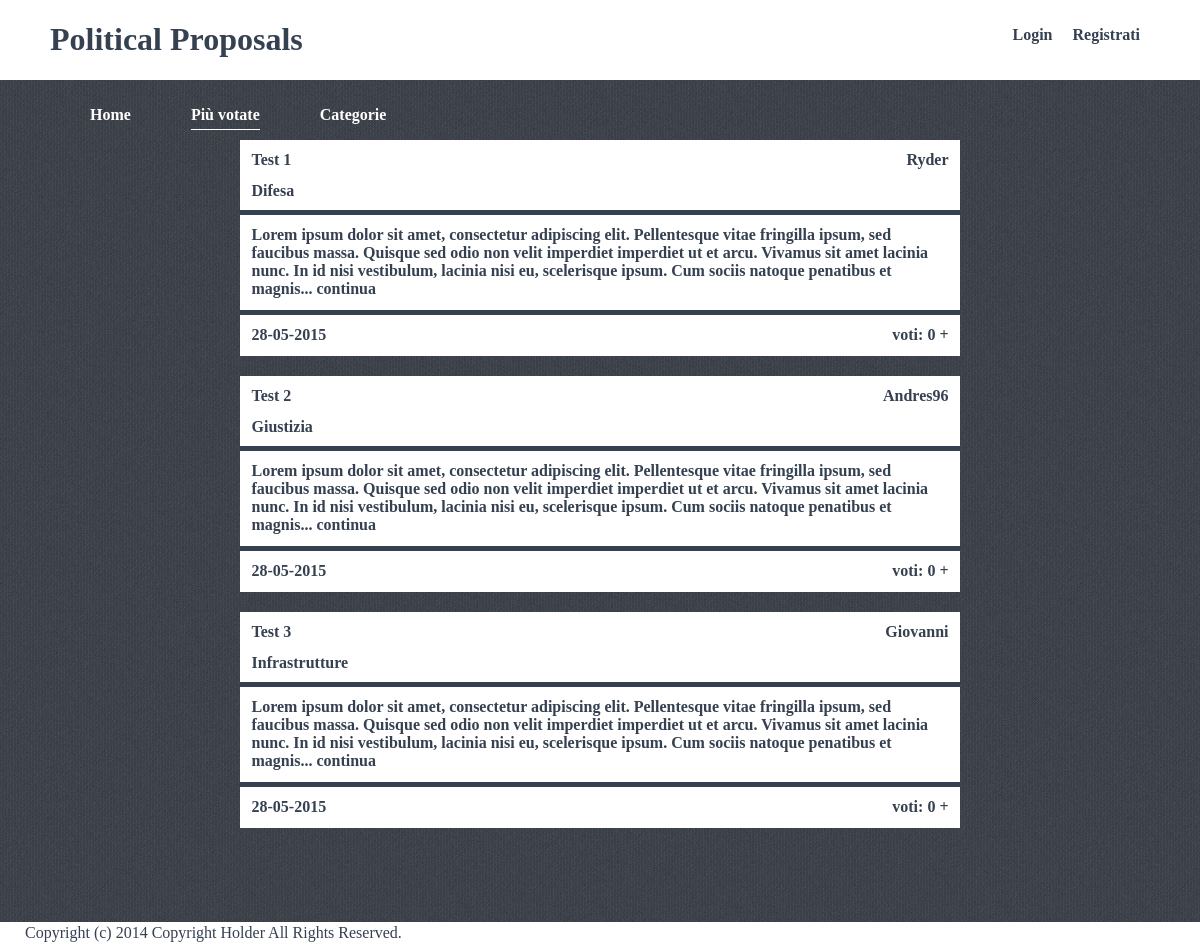
Page /tops.php on the committed database.
### tables this page shows
CREATE TABLE IF NOT EXISTS `proposta` (
  `ID` int(11) NOT NULL,
  `Autore` varchar(15) NOT NULL DEFAULT '',
  `Titolo` varchar(255) NOT NULL,
  `Esposizione` text NOT NULL,
  `Categoria` varchar(15) NOT NULL,
  `AdminResponsabile` varchar(255) NOT NULL,
  `DataEffProposta` datetime NOT NULL,
  `Voti` int(11) NOT NULL DEFAULT '0'
);

### php/Stringhelper.php (called while the page is built, shortened)
<?php class StringHelper{
  function deleteText($text,$pos){
    $pos = strpos($text,' ', $pos);
    $string = substr_replace($text,'... continua',$pos);
    return $string;
  }
} ?>

### php/Connection.php (called while the page is built, shortened)
<?php
class Controller{
  public function controllVote($ID,$USER){
    $query_controll = "SELECT * FROM Propostavotata WHERE IDProposta='$ID' AND NomeUtente='$USER'";
    $response=mysql_query($query_controll);
    $rows = mysql_num_rows($response);
    if( $rows == 0) {
      return true;
    }
    return false;
  }
}
?>

### tops.php (the view, shortened to what this page needs)
<!DOCTYPE html>
<html>
<head>
  <link href="css/stylesheet.css" rel="stylesheet" type="text/css">
  <link href="css/defaultstyle.css" rel="stylesheet" type="text/css">
  <?php
  include 'php/Connection.php';
  include 'php/Stringhelper.php';
  $string_helper = new StringHelper();
  $controller = new Controller();
  ?>
</head>
<body>
  <div class="container">
    <div class="topbar">
      <div class="titleDiv">
        <h1> <a href="index.php"> Political Proposals </a> </h1>
      </div>
      <ul class="navigatorbar">
        <?php
        if(!$_SESSION["logged"]) {
          echo '<li><a href="registrati.php">Registrati</a></li>
          <li><a href="login.php">Login</a></li>';
        }
        ?>
      </ul>
    </div>
    <div class="proposal-container">
      <ul class="navigatorbar-elements">
        <li class="list-navigation-elements"> <a class="n-element" href="index.php"> Home </a></li>
        <li class="list-navigation-elements"> <a class="select-element" href="tops.php"> Più votate </a></li>
        <li class="list-navigation-elements"> <a class="n-element" href="categorie.php">Categorie </a></li>
      </ul>
      <div class="list-home">
        <?php
          $queryasd = "SELECT * FROM Proposta ORDER BY Voti DESC LIMIT 10";
          $response = mysql_query($queryasd);
          while($row = mysql_fetch_assoc($response)){
            echo '<div class="list-item">
                    <div class="title-item">
                      <div class="title-proposal">
                      <p class="proposal-label">  <a href="proposalpage.php?id='.$row["ID"].'" class="item-link">' .$row["Titolo"].'</a></p>
                      <p class="proposal-label">'.$row["Categoria"].'</p>
                      </div>
                      <div class="author-proposal"><p class="proposal-label">'.$row["Autore"].'</p>
                      </div>
                    </div>
                    <div class="proposal">
                      <p class="proposal-textarea" >'.$string_helper->deleteText($row["Esposizione"],300).' </p>
                    </div>
                    <div class="item-footer">
                      <div class="item-date">
                        <p class="proposal-label">'.date("d-m-Y",strtotime($row["DataEffProposta"])).'</p>
                      </div>
                      <div class="item-votes">';
                      if(!$controller->controllVote($row["ID"],$_SESSION["user"]))
                        echo '<p class="proposal-label">voti: '.$row["Voti"].'</p>';
                      else
                        echo '<p class="proposal-label">voti: '.$row["Voti"].' <a href="voteproposal.php?ID='.$row["ID"].'"> + </a> </p>';
                    echo '</div>
                    </div>
                  </div>';
                }
         ?>
      </div>
    </div>
    <div class="footer">
      <div class="footer-container">
      <div class="footer-paragraph"> Copyright (c) 2014 Copyright Holder All Rights Reserved. </div>
    </div>
  </div>
  </div>
</body>
</html>

### css/stylesheet.css (style rules this page uses)
html { hmargin: 0; padding: 0; height: 100%; }
div.container { position: relative; min-height: 100%; }
ul.navigatorbar { float:right; margin-right: 50px; position:static; }
div.titleDiv { float:left; position:static; margin-left: 50px; }
div.topbar { background-color: white; overflow: auto; }
div.proposal-container,div.comments-container,div.advise,div.personal-list { margin-left: auto; margin-right: auto; clear:both; padding-bottom: 100px; }
li { white-space:nowrap; float: right; list-style: none; margin:10px; }
li.list-navigation-elements { white-space: nowrap; float: left; list-style: none; margin-left: 50px; }
a.n-element:link, a.n-element:visited,a.select-element:link,a.select-element:visited { display: block; width: 100%; font-weight: bold; color: white; text-align: center; text-decoration: none; font-family:codeBold; }
a.select-element:link { padding-bottom: 5px; border-bottom: 1px; border-bottom-style: groove; border-color: white; }
div.footer { width: 100%; position: absolute; bottom: 0; left: 0; background-color: white; }
div.footer-container { width: 100%; display: inline-block; }
div.footer-paragraph { float:left; margin: 2px; margin-left: 25px; display: inline-block; color: #354050; font-family: codeBold; }
div.list,div.list-home { clear: both; display: block; margin-left: auto; margin-right: auto; }
div.list-home { width: 45em; height: auto; }
div.list-item, div.own-list-item,div.comment-list-item { position: relative; overflow: auto; background-color: white; width: auto; margin-bottom: 20px; }
div.title-item ,div.title-item-comment { height: 60px; position: relative; border:5px; padding-bottom: 10px; border-color: #354050; border-style: none none solid none; }
div.title-proposal , div.item-date, div.title-comment { float: left; }
div.author-proposal, div.item-votes,div.date-comment { margin-left: 100px; float: right; }
div.item-votes { display: inline-block; }
div.proposal,div.comment { position: relative; clear: both; border:5px; border-color: #354050; border-style: none none solid none; }
p.proposal-textarea { text-align: left; margin: 10px; display: inline-block; font-family: textAreaFont; }
p.proposal-label,p.comment-label,p.comment-label-admin { text-align: left; margin: 10px; display: block; margin-bottom: 10px; }
a.item-link:visited,a.item-link:link,p.item { display: block; width: 100%; font-weight: bold; text-align: left; text-decoration: none; font-family:codeBold; display: inline-block; }

### css/defaultstyle.css (style rules this page uses)
body { background-image: url("/images/denim.png"); overflow:auto; margin: 0; padding: 0; height: 100%; }
a:link, a:visited { width: 100%; font-weight: bold; color: #354050; text-align: center; text-decoration: none; font-family:codeBold; }
p { font-weight: bold; color: #354050; text-align:center; text-decoration: none; margin-right:10px; padding:1.5px; font-family: codeBold; }

### rows in the picture
proposta: Titolo "Test 1", Categoria "Difesa", Autore "Ryder", Esposizione "Lorem ipsum dolor sit amet, consectetur adipiscing elit. Pellentesque vitae fringilla ipsum, sed faucibus massa. Quisque sed odio non velit imperdiet imperdiet ut et arcu. Vivamus sit amet lacinia nunc. In id nisi vestibulum, lacinia nisi eu, scelerisque ipsum. Cum sociis natoque penatibus et magnis... continua", DataEffProposta "28-05-2015", Voti "0"
proposta: Titolo "Test 2", Categoria "Giustizia", Autore "Andres96", Esposizione "Lorem ipsum dolor sit amet, consectetur adipiscing elit. Pellentesque vitae fringilla ipsum, sed faucibus massa. Quisque sed odio non velit imperdiet imperdiet ut et arcu. Vivamus sit amet lacinia nunc. In id nisi vestibulum, lacinia nisi eu, scelerisque ipsum. Cum sociis natoque penatibus et magnis... continua", DataEffProposta "28-05-2015", Voti "0"
proposta: Titolo "Test 3", Categoria "Infrastrutture", Autore "Giovanni", Esposizione "Lorem ipsum dolor sit amet, consectetur adipiscing elit. Pellentesque vitae fringilla ipsum, sed faucibus massa. Quisque sed odio non velit imperdiet imperdiet ut et arcu. Vivamus sit amet lacinia nunc. In id nisi vestibulum, lacinia nisi eu, scelerisque ipsum. Cum sociis natoque penatibus et magnis... continua", DataEffProposta "28-05-2015", Voti "0"
